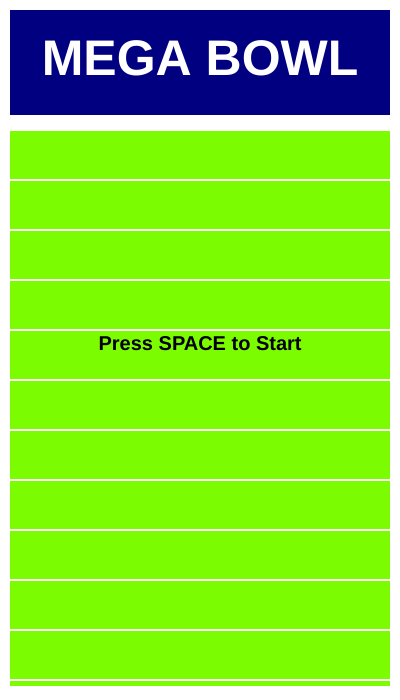
Frame 1 (no input)
Frame 60 (no input): identical to frame 1, image omitted
Frame 120 (the mouse pressed at the canvas centre since frame 60): identical to frame 1, image omitted

The p5.js sketch that drew this single still picture (run headless with seeded random() and noise() and a simulated clock; from frame 60 on, the mouse is pressed at the canvas centre):

// p5.js sketch
// ── sketch.js
// speed variables
let speed = 2;
let speed2 = 2.67;
let speed3 = 3; 
let speedR = 3;

//variables
let deltaX, deltaY;
let ballX, ballY;
let playerX, playerY;
let defendX, defendY;
let recieverX, recieverY;
let radian;
let distance;
let gameStarted = false;
let ballFlying = false;
let targetX, targetY;
let ballSpeed = 10;
let caught = false;

//setting the stage
function setup() {
  createCanvas(400, 700);
  noStroke();
  playerX = width / 2;
  playerY = height - 50;
  defendX = width / 2;
  defendY = height / 2;
  recieverX = width / 4;
  recieverY = height - 50;
}

function draw() {
  background(255);
  field();
  endzone();

  if (gameStarted) {
    tackle();
  } 
  else {
    showStartScreen();
  }
}


function showStartScreen() {
  fill(0);
  textAlign(CENTER);
  textSize(20);
  text("Press SPACE to Start", width / 2, height / 2);
}

//win or loose logic
function tackle() {
  distance = Math.sqrt((playerX - defendX) ** 2 + (playerY - defendY) ** 2);

  if (caught) {
    fill(0);
    textAlign(CENTER);
    textSize(20);
    text("CAUGHT!!!!", width / 2, height / 2);
  }
  else if (distance > 1 && playerY > 105) {
    player();
    defender();
    reciever();
    moveBall();
  } 
  else if (distance < 1) {
    fill(0);
    textAlign(CENTER);
    textSize(20);
    text("Tackled!!!!", width / 2, height / 2);
  } 
  else {
    fill(0);
    textAlign(CENTER);
    textSize(20);
    text("Touchdown!!!!", width / 2, height / 2);
  }
}


function field() {
  fill(124, 252, 0); // Grass Green
  rect(10, 130, 380, 556);
  
  stroke(255); //yard lines
  strokeWeight(2);
  for (let y = 130; y < 700; y += 50) {
    line(10, y, 390, y);
  }
  noStroke();
}

function endzone() {
  fill(0, 0, 128);
  rect(10, 10, 380, 105);
  fill(255);
  textAlign(CENTER);
  textSize(50);
  textStyle("bold");
  text("MEGA BOWL", width / 2, 75);
}

function player() {
  fill(0, 0, 128);
  ellipse(playerX, playerY, 20, 15);
  fill(255);
  circle(playerX,playerY, 10);
  control();
}

function defender() {
  fill(255, 0, 0);
  ellipse(defendX, defendY, 20, 15);
  fill(255);
  circle(defendX, defendY, 10);
  track();
}

//person to run routs 
function reciever(){
  fill(0, 0, 128);
  ellipse(recieverX, recieverY, 20, 15);
  fill(255);
  circle(recieverX, recieverY, 10);
  rout();
}

//making a ball
function ball() {
  fill(150, 75, 0);
  ellipse(ballX, ballY, 7, 10);
}

// wasd controls
function control() {
  if (keyIsDown(87)) {
    playerY -= speed;
  }
  if (keyIsDown(83)) {
    playerY += speed;
  }
  if (keyIsDown(65)) {
    playerX -= speed;
  }
  if (keyIsDown(68)) {
    playerX += speed;
  }
}

//defender logic
function track() {
  deltaX = playerX - defendX;
  deltaY = playerY - defendY;
  
  radian = Math.atan2(deltaY, deltaX); // pak math
  defendX += speed2 * Math.cos(radian);
  defendY += speed2 * Math.sin(radian);
}

//tells reciever where to go
function rout(){
  if (recieverY > 100){
    recieverY -= speedR;
  }
  else if (recieverX <= width - 20){
    recieverX += speedR;
  }
}

// starts game 
function keyPressed() {
  if (key === " ") {
    gameStarted = true;
  }
}

//throw ball control
function mousePressed() {
  if (gameStarted && !ballFlying) {
    ballX = playerX;
    ballY = playerY;
    targetX = mouseX;
    targetY = mouseY;
    ballFlying = true;
  }
}

// logic for ball catch
function moveBall() { // pak math kinda same as before but i did it this time
  if (ballFlying) {
    ball();
    let ballDeltaX = targetX - ballX; 
    let ballDeltaY = targetY - ballY;
    let ballRadian = Math.atan2(ballDeltaY, ballDeltaX);
    
    ballX += ballSpeed * Math.cos(ballRadian);
    ballY += ballSpeed * Math.sin(ballRadian);
    
    // Check if receiver catches ball
    let catchDist = dist(ballX, ballY, recieverX, recieverY);
    if (catchDist < 15) {
      caught = true;
      ballFlying = false;
    }
    
    // Stop ball if it reaches target
    if (dist(ballX, ballY, targetX, targetY) < 5) {
      ballFlying = false;
    }
  }
}

// ── style.css
/* all of this was set up by ai */

:root {
  --neon-blue: #00f2fe;
  --stadium-dark: #0a0e14;
  --glass: rgba(0, 242, 254, 0.1);
}

body {
  margin: 0;
  padding: 0;
  background-color: #05070a;
  color: white;
  font-family: 'Orbitron', sans-serif;
  display: flex;
  justify-content: center;
  align-items: center;
  height: 100vh;
  overflow: hidden;
}

#game-container {
  position: relative;
  border: 2px solid var(--neon-blue);
  box-shadow: 0 0 20px rgba(0, 242, 254, 0.3);
  background: var(--stadium-dark);
}

/* The Top HUD bar */
#hud {
  display: flex;
  justify-content: space-between;
  padding: 10px;
  background: var(--glass);
  border-bottom: 1px solid var(--neon-blue);
  font-family: 'JetBrains Mono', monospace;
  font-size: 12px;
}

.stat span {
  color: var(--neon-blue);
  font-weight: bold;
}

#clock {
  color: #ff0055; /* Red alert clock */
}

/* Instruction text at the bottom */
#footer-instructions {
  text-align: center;
  font-size: 10px;
  letter-spacing: 2px;
  padding: 8px;
  opacity: 0.6;
  border-top: 1px solid rgba(255, 255, 255, 0.1);
}

/* Center the p5 canvas inside the container */
canvas {
  display: block;
}

/* Bonus: CRT Scanline effect overlay */
#game-container::after {
  content: " ";
  display: block;
  position: absolute;
  top: 0; left: 0; bottom: 0; right: 0;
  background: linear-gradient(rgba(18, 16, 16, 0) 50%, rgba(0, 0, 0, 0.1) 50%), 
              linear-gradient(90deg, rgba(255, 0, 0, 0.03), rgba(0, 255, 0, 0.01), rgba(0, 0, 255, 0.03));
  z-index: 100;
  background-size: 100% 4px, 3px 100%;
  pointer-events: none;
}
